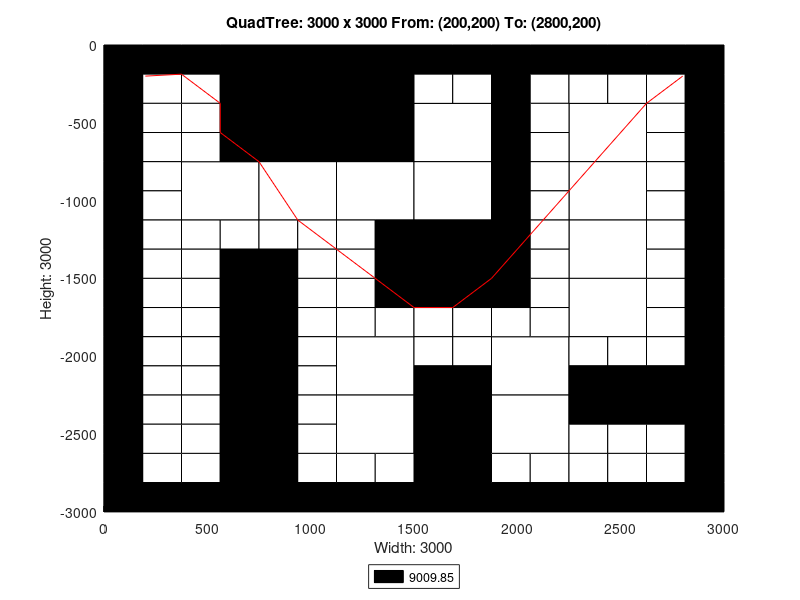

The MATLAB source for this figure:
axis([0 3000 -3000 0]);
title('QuadTree: 3000 x 3000 From: (200,200) To: (2800,200)');
xlabel('Width: 3000');
ylabel('Height: 3000');
rectangle('Position',[750 -750 750 750], 'FaceColor',[0 0 0]);
rectangle('Position',[375 -1125 375 375], 'FaceColor',[1 1 1]);
rectangle('Position',[750 -1125 375 375], 'FaceColor',[1 1 1]);
rectangle('Position',[1125 -1125 375 375], 'FaceColor',[1 1 1]);
rectangle('Position',[1500 -750 375 375], 'FaceColor',[1 1 1]);
rectangle('Position',[2250 -750 375 375], 'FaceColor',[1 1 1]);
rectangle('Position',[1500 -1125 375 375], 'FaceColor',[1 1 1]);
rectangle('Position',[1500 -1500 375 375], 'FaceColor',[0 0 0]);
rectangle('Position',[2250 -1125 375 375], 'FaceColor',[1 1 1]);
rectangle('Position',[2250 -1500 375 375], 'FaceColor',[1 1 1]);
rectangle('Position',[1125 -2250 375 375], 'FaceColor',[1 1 1]);
rectangle('Position',[1125 -2625 375 375], 'FaceColor',[1 1 1]);
rectangle('Position',[1875 -2250 375 375], 'FaceColor',[1 1 1]);
rectangle('Position',[2250 -1875 375 375], 'FaceColor',[1 1 1]);
rectangle('Position',[1500 -2625 375 375], 'FaceColor',[0 0 0]);
rectangle('Position',[1875 -2625 375 375], 'FaceColor',[1 1 1]);
rectangle('Position',[1500 -3000 375 375], 'FaceColor',[0 0 0]);
rectangle('Position',[0 -187.5 187.5 187.5], 'FaceColor',[0 0 0]);
rectangle('Position',[187.5 -187.5 187.5 187.5], 'FaceColor',[0 0 0]);
rectangle('Position',[0 -375 187.5 187.5], 'FaceColor',[0 0 0]);
rectangle('Position',[187.5 -375 187.5 187.5], 'FaceColor',[1 1 1]);
rectangle('Position',[375 -187.5 187.5 187.5], 'FaceColor',[0 0 0]);
rectangle('Position',[562.5 -187.5 187.5 187.5], 'FaceColor',[0 0 0]);
rectangle('Position',[375 -375 187.5 187.5], 'FaceColor',[1 1 1]);
rectangle('Position',[562.5 -375 187.5 187.5], 'FaceColor',[0 0 0]);
rectangle('Position',[0 -562.5 187.5 187.5], 'FaceColor',[0 0 0]);
rectangle('Position',[187.5 -562.5 187.5 187.5], 'FaceColor',[1 1 1]);
rectangle('Position',[0 -750 187.5 187.5], 'FaceColor',[0 0 0]);
rectangle('Position',[187.5 -750 187.5 187.5], 'FaceColor',[1 1 1]);
rectangle('Position',[375 -562.5 187.5 187.5], 'FaceColor',[1 1 1]);
rectangle('Position',[562.5 -562.5 187.5 187.5], 'FaceColor',[0 0 0]);
rectangle('Position',[375 -750 187.5 187.5], 'FaceColor',[1 1 1]);
rectangle('Position',[562.5 -750 187.5 187.5], 'FaceColor',[0 0 0]);
rectangle('Position',[0 -937.5 187.5 187.5], 'FaceColor',[0 0 0]);
rectangle('Position',[187.5 -937.5 187.5 187.5], 'FaceColor',[1 1 1]);
rectangle('Position',[0 -1125 187.5 187.5], 'FaceColor',[0 0 0]);
rectangle('Position',[187.5 -1125 187.5 187.5], 'FaceColor',[1 1 1]);
rectangle('Position',[0 -1312.5 187.5 187.5], 'FaceColor',[0 0 0]);
rectangle('Position',[187.5 -1312.5 187.5 187.5], 'FaceColor',[1 1 1]);
rectangle('Position',[0 -1500 187.5 187.5], 'FaceColor',[0 0 0]);
rectangle('Position',[187.5 -1500 187.5 187.5], 'FaceColor',[1 1 1]);
rectangle('Position',[375 -1312.5 187.5 187.5], 'FaceColor',[1 1 1]);
rectangle('Position',[562.5 -1312.5 187.5 187.5], 'FaceColor',[1 1 1]);
rectangle('Position',[375 -1500 187.5 187.5], 'FaceColor',[1 1 1]);
rectangle('Position',[562.5 -1500 187.5 187.5], 'FaceColor',[0 0 0]);
rectangle('Position',[750 -1312.5 187.5 187.5], 'FaceColor',[1 1 1]);
rectangle('Position',[937.5 -1312.5 187.5 187.5], 'FaceColor',[1 1 1]);
rectangle('Position',[750 -1500 187.5 187.5], 'FaceColor',[0 0 0]);
rectangle('Position',[937.5 -1500 187.5 187.5], 'FaceColor',[1 1 1]);
rectangle('Position',[1125 -1312.5 187.5 187.5], 'FaceColor',[1 1 1]);
rectangle('Position',[1312.5 -1312.5 187.5 187.5], 'FaceColor',[0 0 0]);
rectangle('Position',[1125 -1500 187.5 187.5], 'FaceColor',[1 1 1]);
rectangle('Position',[1312.5 -1500 187.5 187.5], 'FaceColor',[0 0 0]);
rectangle('Position',[1500 -187.5 187.5 187.5], 'FaceColor',[0 0 0]);
rectangle('Position',[1687.5 -187.5 187.5 187.5], 'FaceColor',[0 0 0]);
rectangle('Position',[1500 -375 187.5 187.5], 'FaceColor',[1 1 1]);
rectangle('Position',[1687.5 -375 187.5 187.5], 'FaceColor',[1 1 1]);
rectangle('Position',[1875 -187.5 187.5 187.5], 'FaceColor',[0 0 0]);
rectangle('Position',[2062.5 -187.5 187.5 187.5], 'FaceColor',[0 0 0]);
rectangle('Position',[1875 -375 187.5 187.5], 'FaceColor',[0 0 0]);
rectangle('Position',[2062.5 -375 187.5 187.5], 'FaceColor',[1 1 1]);
rectangle('Position',[1875 -562.5 187.5 187.5], 'FaceColor',[0 0 0]);
rectangle('Position',[2062.5 -562.5 187.5 187.5], 'FaceColor',[1 1 1]);
rectangle('Position',[1875 -750 187.5 187.5], 'FaceColor',[0 0 0]);
rectangle('Position',[2062.5 -750 187.5 187.5], 'FaceColor',[1 1 1]);
rectangle('Position',[2250 -187.5 187.5 187.5], 'FaceColor',[0 0 0]);
rectangle('Position',[2437.5 -187.5 187.5 187.5], 'FaceColor',[0 0 0]);
rectangle('Position',[2250 -375 187.5 187.5], 'FaceColor',[1 1 1]);
rectangle('Position',[2437.5 -375 187.5 187.5], 'FaceColor',[1 1 1]);
rectangle('Position',[2625 -187.5 187.5 187.5], 'FaceColor',[0 0 0]);
rectangle('Position',[2812.5 -187.5 187.5 187.5], 'FaceColor',[0 0 0]);
rectangle('Position',[2625 -375 187.5 187.5], 'FaceColor',[1 1 1]);
rectangle('Position',[2812.5 -375 187.5 187.5], 'FaceColor',[0 0 0]);
rectangle('Position',[2625 -562.5 187.5 187.5], 'FaceColor',[1 1 1]);
rectangle('Position',[2812.5 -562.5 187.5 187.5], 'FaceColor',[0 0 0]);
rectangle('Position',[2625 -750 187.5 187.5], 'FaceColor',[1 1 1]);
rectangle('Position',[2812.5 -750 187.5 187.5], 'FaceColor',[0 0 0]);
rectangle('Position',[1875 -937.5 187.5 187.5], 'FaceColor',[0 0 0]);
rectangle('Position',[2062.5 -937.5 187.5 187.5], 'FaceColor',[1 1 1]);
rectangle('Position',[1875 -1125 187.5 187.5], 'FaceColor',[0 0 0]);
rectangle('Position',[2062.5 -1125 187.5 187.5], 'FaceColor',[1 1 1]);
rectangle('Position',[1875 -1312.5 187.5 187.5], 'FaceColor',[0 0 0]);
rectangle('Position',[2062.5 -1312.5 187.5 187.5], 'FaceColor',[1 1 1]);
rectangle('Position',[1875 -1500 187.5 187.5], 'FaceColor',[0 0 0]);
rectangle('Position',[2062.5 -1500 187.5 187.5], 'FaceColor',[1 1 1]);
rectangle('Position',[2625 -937.5 187.5 187.5], 'FaceColor',[1 1 1]);
rectangle('Position',[2812.5 -937.5 187.5 187.5], 'FaceColor',[0 0 0]);
rectangle('Position',[2625 -1125 187.5 187.5], 'FaceColor',[1 1 1]);
rectangle('Position',[2812.5 -1125 187.5 187.5], 'FaceColor',[0 0 0]);
rectangle('Position',[2625 -1312.5 187.5 187.5], 'FaceColor',[1 1 1]);
rectangle('Position',[2812.5 -1312.5 187.5 187.5], 'FaceColor',[0 0 0]);
rectangle('Position',[2625 -1500 187.5 187.5], 'FaceColor',[1 1 1]);
rectangle('Position',[2812.5 -1500 187.5 187.5], 'FaceColor',[0 0 0]);
rectangle('Position',[0 -1687.5 187.5 187.5], 'FaceColor',[0 0 0]);
rectangle('Position',[187.5 -1687.5 187.5 187.5], 'FaceColor',[1 1 1]);
rectangle('Position',[0 -1875 187.5 187.5], 'FaceColor',[0 0 0]);
rectangle('Position',[187.5 -1875 187.5 187.5], 'FaceColor',[1 1 1]);
rectangle('Position',[375 -1687.5 187.5 187.5], 'FaceColor',[1 1 1]);
rectangle('Position',[562.5 -1687.5 187.5 187.5], 'FaceColor',[0 0 0]);
rectangle('Position',[375 -1875 187.5 187.5], 'FaceColor',[1 1 1]);
rectangle('Position',[562.5 -1875 187.5 187.5], 'FaceColor',[0 0 0]);
rectangle('Position',[0 -2062.5 187.5 187.5], 'FaceColor',[0 0 0]);
rectangle('Position',[187.5 -2062.5 187.5 187.5], 'FaceColor',[1 1 1]);
rectangle('Position',[0 -2250 187.5 187.5], 'FaceColor',[0 0 0]);
rectangle('Position',[187.5 -2250 187.5 187.5], 'FaceColor',[1 1 1]);
rectangle('Position',[375 -2062.5 187.5 187.5], 'FaceColor',[1 1 1]);
rectangle('Position',[562.5 -2062.5 187.5 187.5], 'FaceColor',[0 0 0]);
rectangle('Position',[375 -2250 187.5 187.5], 'FaceColor',[1 1 1]);
rectangle('Position',[562.5 -2250 187.5 187.5], 'FaceColor',[0 0 0]);
rectangle('Position',[750 -1687.5 187.5 187.5], 'FaceColor',[0 0 0]);
rectangle('Position',[937.5 -1687.5 187.5 187.5], 'FaceColor',[1 1 1]);
rectangle('Position',[750 -1875 187.5 187.5], 'FaceColor',[0 0 0]);
rectangle('Position',[937.5 -1875 187.5 187.5], 'FaceColor',[1 1 1]);
rectangle('Position',[1125 -1687.5 187.5 187.5], 'FaceColor',[1 1 1]);
rectangle('Position',[1312.5 -1687.5 187.5 187.5], 'FaceColor',[0 0 0]);
rectangle('Position',[1125 -1875 187.5 187.5], 'FaceColor',[1 1 1]);
rectangle('Position',[1312.5 -1875 187.5 187.5], 'FaceColor',[1 1 1]);
rectangle('Position',[750 -2062.5 187.5 187.5], 'FaceColor',[0 0 0]);
rectangle('Position',[937.5 -2062.5 187.5 187.5], 'FaceColor',[1 1 1]);
rectangle('Position',[750 -2250 187.5 187.5], 'FaceColor',[0 0 0]);
rectangle('Position',[937.5 -2250 187.5 187.5], 'FaceColor',[1 1 1]);
rectangle('Position',[0 -2437.5 187.5 187.5], 'FaceColor',[0 0 0]);
rectangle('Position',[187.5 -2437.5 187.5 187.5], 'FaceColor',[1 1 1]);
rectangle('Position',[0 -2625 187.5 187.5], 'FaceColor',[0 0 0]);
rectangle('Position',[187.5 -2625 187.5 187.5], 'FaceColor',[1 1 1]);
rectangle('Position',[375 -2437.5 187.5 187.5], 'FaceColor',[1 1 1]);
rectangle('Position',[562.5 -2437.5 187.5 187.5], 'FaceColor',[0 0 0]);
rectangle('Position',[375 -2625 187.5 187.5], 'FaceColor',[1 1 1]);
rectangle('Position',[562.5 -2625 187.5 187.5], 'FaceColor',[0 0 0]);
rectangle('Position',[0 -2812.5 187.5 187.5], 'FaceColor',[0 0 0]);
rectangle('Position',[187.5 -2812.5 187.5 187.5], 'FaceColor',[1 1 1]);
rectangle('Position',[0 -3000 187.5 187.5], 'FaceColor',[0 0 0]);
rectangle('Position',[187.5 -3000 187.5 187.5], 'FaceColor',[0 0 0]);
rectangle('Position',[375 -2812.5 187.5 187.5], 'FaceColor',[1 1 1]);
rectangle('Position',[562.5 -2812.5 187.5 187.5], 'FaceColor',[0 0 0]);
rectangle('Position',[375 -3000 187.5 187.5], 'FaceColor',[0 0 0]);
rectangle('Position',[562.5 -3000 187.5 187.5], 'FaceColor',[0 0 0]);
rectangle('Position',[750 -2437.5 187.5 187.5], 'FaceColor',[0 0 0]);
rectangle('Position',[937.5 -2437.5 187.5 187.5], 'FaceColor',[1 1 1]);
rectangle('Position',[750 -2625 187.5 187.5], 'FaceColor',[0 0 0]);
rectangle('Position',[937.5 -2625 187.5 187.5], 'FaceColor',[1 1 1]);
rectangle('Position',[750 -2812.5 187.5 187.5], 'FaceColor',[0 0 0]);
rectangle('Position',[937.5 -2812.5 187.5 187.5], 'FaceColor',[1 1 1]);
rectangle('Position',[750 -3000 187.5 187.5], 'FaceColor',[0 0 0]);
rectangle('Position',[937.5 -3000 187.5 187.5], 'FaceColor',[0 0 0]);
rectangle('Position',[1125 -2812.5 187.5 187.5], 'FaceColor',[1 1 1]);
rectangle('Position',[1312.5 -2812.5 187.5 187.5], 'FaceColor',[1 1 1]);
rectangle('Position',[1125 -3000 187.5 187.5], 'FaceColor',[0 0 0]);
rectangle('Position',[1312.5 -3000 187.5 187.5], 'FaceColor',[0 0 0]);
rectangle('Position',[1500 -1687.5 187.5 187.5], 'FaceColor',[0 0 0]);
rectangle('Position',[1687.5 -1687.5 187.5 187.5], 'FaceColor',[0 0 0]);
rectangle('Position',[1500 -1875 187.5 187.5], 'FaceColor',[1 1 1]);
rectangle('Position',[1687.5 -1875 187.5 187.5], 'FaceColor',[1 1 1]);
rectangle('Position',[1875 -1687.5 187.5 187.5], 'FaceColor',[0 0 0]);
rectangle('Position',[2062.5 -1687.5 187.5 187.5], 'FaceColor',[1 1 1]);
rectangle('Position',[1875 -1875 187.5 187.5], 'FaceColor',[1 1 1]);
rectangle('Position',[2062.5 -1875 187.5 187.5], 'FaceColor',[1 1 1]);
rectangle('Position',[1500 -2062.5 187.5 187.5], 'FaceColor',[1 1 1]);
rectangle('Position',[1687.5 -2062.5 187.5 187.5], 'FaceColor',[1 1 1]);
rectangle('Position',[1500 -2250 187.5 187.5], 'FaceColor',[0 0 0]);
rectangle('Position',[1687.5 -2250 187.5 187.5], 'FaceColor',[0 0 0]);
rectangle('Position',[2625 -1687.5 187.5 187.5], 'FaceColor',[1 1 1]);
rectangle('Position',[2812.5 -1687.5 187.5 187.5], 'FaceColor',[0 0 0]);
rectangle('Position',[2625 -1875 187.5 187.5], 'FaceColor',[1 1 1]);
rectangle('Position',[2812.5 -1875 187.5 187.5], 'FaceColor',[0 0 0]);
rectangle('Position',[2250 -2062.5 187.5 187.5], 'FaceColor',[1 1 1]);
rectangle('Position',[2437.5 -2062.5 187.5 187.5], 'FaceColor',[1 1 1]);
rectangle('Position',[2250 -2250 187.5 187.5], 'FaceColor',[0 0 0]);
rectangle('Position',[2437.5 -2250 187.5 187.5], 'FaceColor',[0 0 0]);
rectangle('Position',[2625 -2062.5 187.5 187.5], 'FaceColor',[1 1 1]);
rectangle('Position',[2812.5 -2062.5 187.5 187.5], 'FaceColor',[0 0 0]);
rectangle('Position',[2625 -2250 187.5 187.5], 'FaceColor',[0 0 0]);
rectangle('Position',[2812.5 -2250 187.5 187.5], 'FaceColor',[0 0 0]);
rectangle('Position',[1875 -2812.5 187.5 187.5], 'FaceColor',[1 1 1]);
rectangle('Position',[2062.5 -2812.5 187.5 187.5], 'FaceColor',[1 1 1]);
rectangle('Position',[1875 -3000 187.5 187.5], 'FaceColor',[0 0 0]);
rectangle('Position',[2062.5 -3000 187.5 187.5], 'FaceColor',[0 0 0]);
rectangle('Position',[2250 -2437.5 187.5 187.5], 'FaceColor',[0 0 0]);
rectangle('Position',[2437.5 -2437.5 187.5 187.5], 'FaceColor',[0 0 0]);
rectangle('Position',[2250 -2625 187.5 187.5], 'FaceColor',[1 1 1]);
rectangle('Position',[2437.5 -2625 187.5 187.5], 'FaceColor',[1 1 1]);
rectangle('Position',[2625 -2437.5 187.5 187.5], 'FaceColor',[0 0 0]);
rectangle('Position',[2812.5 -2437.5 187.5 187.5], 'FaceColor',[0 0 0]);
rectangle('Position',[2625 -2625 187.5 187.5], 'FaceColor',[1 1 1]);
rectangle('Position',[2812.5 -2625 187.5 187.5], 'FaceColor',[0 0 0]);
rectangle('Position',[2250 -2812.5 187.5 187.5], 'FaceColor',[1 1 1]);
rectangle('Position',[2437.5 -2812.5 187.5 187.5], 'FaceColor',[1 1 1]);
rectangle('Position',[2250 -3000 187.5 187.5], 'FaceColor',[0 0 0]);
rectangle('Position',[2437.5 -3000 187.5 187.5], 'FaceColor',[0 0 0]);
rectangle('Position',[2625 -2812.5 187.5 187.5], 'FaceColor',[1 1 1]);
rectangle('Position',[2812.5 -2812.5 187.5 187.5], 'FaceColor',[0 0 0]);
rectangle('Position',[2625 -3000 187.5 187.5], 'FaceColor',[0 0 0]);
rectangle('Position',[2812.5 -3000 187.5 187.5], 'FaceColor',[0 0 0]);
X=[2800,2800,2625,2250,2250,1875,1875,1687.5,1500,1500,1500,1312.5,1125,937.5,750,562.5,562.5,375,200];
Y=[-200,-200,-375,-937.5,-937.5,-1500,-1500,-1687.5,-1687.5,-1687.5,-1687.5,-1500,-1312.5,-1125,-750,-562.5,-375,-187.5,-200];
hold on;
plot(X,Y,'r');
legend('9009.85','Location','southoutside');
